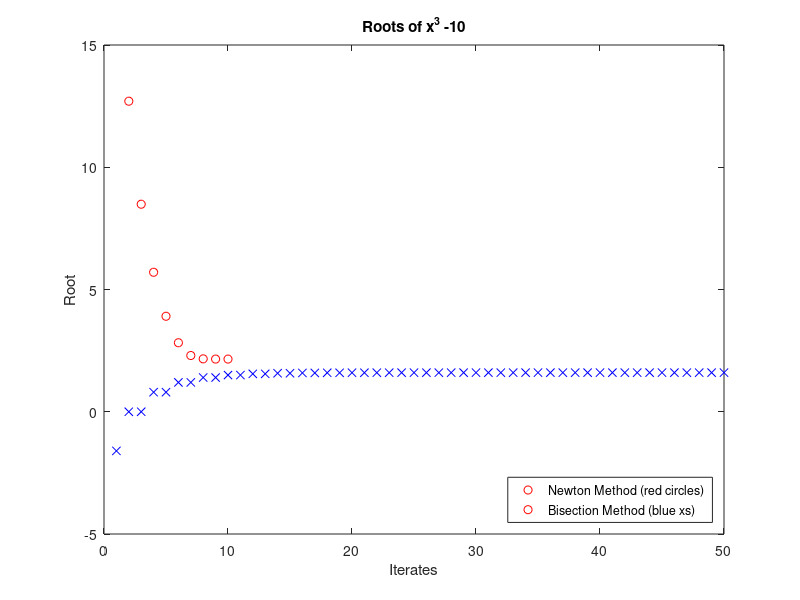

Write the MATLAB code that produced this figure.
%Rozniiakowski_Abdrew_rootfinder.m

%Andrew Rozniakowski

%This program will find the roots of the equation using both the bisection
%and newton method to at least 10 digits of precision. Newtons method 
%starts with an intitial guess of 2.5. Both methods will be between the 
%interval [2,3]. This program will output a single graph with both methods at
%each iterate for comparison.

%Part D: I know f(x) has a root because f(a)*f(b) < 0. We see, f(2) = -2
%and f(3) = 17, so f(a)*f(b) = -24 < 0. Therefore we know f(x) has a root. 
%We also know the root is unique. We know this because f'(x) is > 0 for
%every x in the interval [2,3]. Looking at the graphs of each method, 
%newtons method appears to be better and more effecient. While they both 
%finish on the exact same point, the bisection method takes longer to get 
%there. Its all around the graph, slowly getting closer to correct root 
%with each iterate. Newtons method starts at an initial value much closer 
%to the root and continues to get closer and closer. Every iterate of the 
%newtons method gives us a solid estimate of the root, while that is not 
%true for the bisection method. Newtons method is also more efficient, it
%is able to find a good estimate in only 3 iterations.

clear all 
close all

%Compute newton method
%Declare Variables
a = -1.6;
b = 1.6;
x = 2.5;
f = 17*x^2 - 8*x - x^3 - 9*x^4 + x^5 - 8;
fp = 3*x^2;
i = 1;
delta = .0001;

%Compute root
while i <= 10 && abs(f) > delta
    x = x - f/fp;
    i = i + 1;
    plot(i,x,'ro');
    hold on
    f = x^3 - 10;
    fp = 3*x^2;
end

%Compute Bisection Method
%Declare variables
ai = zeros(10);
bi = zeros(10);
m = zeros(10);
j = 0;
ai(1) = a;
bi(1) = b;
m(1) = (ai(1)-bi(1))/2;

%computing the root
for j = 1:50
    fm =  17*m(j)^2 - 8*m(j) - m(j)^3 - 9*m(j)^4 + m(j)^5 - 8;
    fa =  17*ai(j)^2 - 8*ai(j) - ai(j)^3 - 9*ai(j)^4 + ai(j)^5 - 8;
    m(j+1) = (ai(j) + bi(j))/2;
    if fm*fa < 0
        ai(j+1) = ai(j);
        bi(j+1) =  m(j);
    else 
       ai(j+1) = m(j);
       bi(j+1) = bi(j); 
    end
    plot(j,m(j),'bx');
end
%Plotting
title('Roots of x^3 -10');
legend('Newton Method (red circles)' , 'Bisection Method (blue xs)', 'Location', 'southeast');
xlabel('Iterates');
ylabel('Root');
